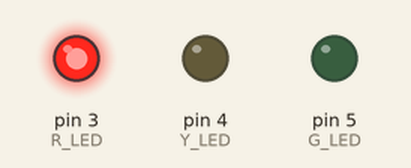
The sketch below on a simulated Arduino Uno, built with avr-gcc and run on an emulated ATmega328P. Shown: output pins drawn as LEDs (lit = HIGH).

Above: at 15.0 s.
At 31.0 s:
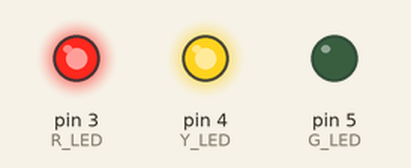
At 47.0 s:
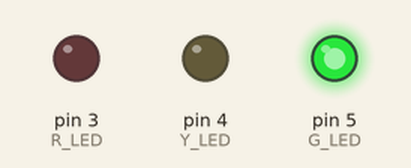
At 63.0 s:
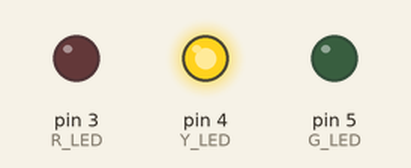
Timing chart, 0 to 83.2 s (numbered marks = the images above):
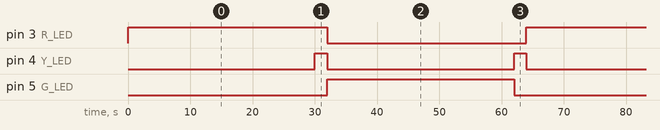

The sketch:

sketch_aug29e_trafic_light.ino
```cpp
//...............JehanKandy........................
//...........www.jehankandy.com....................
//........www.github.com/JehanKandy................

//......Arduino Based Traffic Light System 1.0.....


//create Variables.....
int R_LED = 3; //Red LED
int Y_LED = 4; //Yello LED
int G_LED = 5; //Green LED

void setup() {
  pinMode(3,OUTPUT);
  pinMode(4,OUTPUT);
  pinMode(5,OUTPUT);

}

void loop() {
  //part 1
  digitalWrite(R_LED,HIGH);
  digitalWrite(Y_LED,LOW);
  digitalWrite(G_LED,LOW);
  delay(30000); //wait 30 seocnds

  //part 2
  digitalWrite(R_LED,HIGH);
  digitalWrite(Y_LED,HIGH);
  digitalWrite(G_LED,LOW);
  delay(2000); //wait 2 seocnds

  //part 3
  digitalWrite(R_LED,LOW);
  digitalWrite(Y_LED,LOW);
  digitalWrite(G_LED,HIGH);
  delay(30000); //wait 30 seocnds

  //part 5;
  digitalWrite(R_LED,LOW);
  digitalWrite(Y_LED,HIGH);
  digitalWrite(G_LED,LOW);
  delay(2000); //wait 2 seocnds

}

//.........coded by : JehanKandy....
//...........Thank You..............
```

Measured:
- by itself, pin 3 (R_LED): alternates HIGH for 32.0 s and LOW for 32.0 s
- by itself, pin 4 (Y_LED): alternates HIGH for 2.0 s and LOW for 30.0 s
- by itself, pin 5 (G_LED): alternates HIGH for 30.0 s and LOW for 34.0 s
